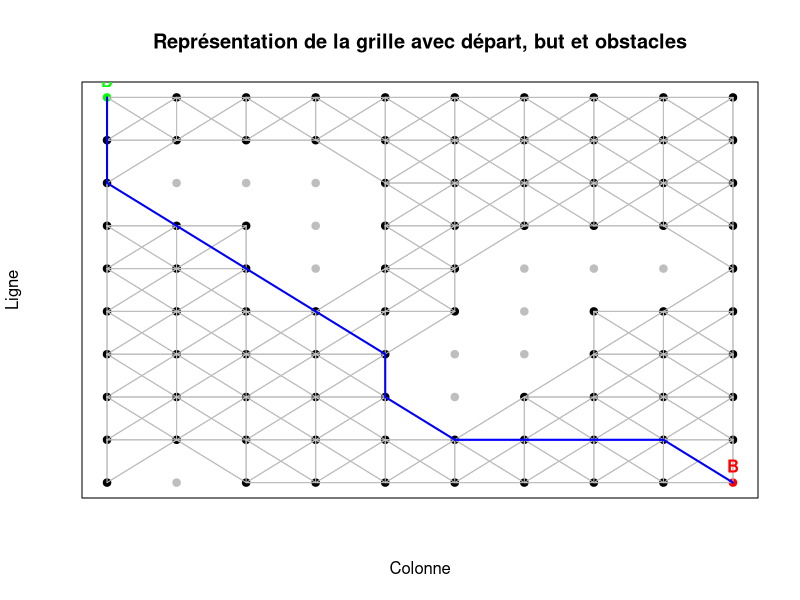

R code for this plot:
# Dimensions de la grille
grid_rows <- 10
grid_cols <- 10
total_nodes <- grid_rows * grid_cols

# Liste des obstacles (noeuds inaccessibles)
obstacles <- c(22, 23, 24, 34, 44, 92, 47, 48, 49, 57, 66, 67, 76)

# Fonction pour calculer la distance euclidienne
euclidean_distance <- function(row1, col1, row2, col2) {
  return(sqrt((row1 - row2)^2 + (col1 - col2)^2))
}

# Fonction pour obtenir les coordonnées
get_coordinates <- function(node, grid_cols) {
  row <- (node - 1) %/% grid_cols
  col <- (node - 1) %% grid_cols
  return(c(row, col))
}

# Construction de la liste d'adjacence pour la grille avec obstacles
adjacency_list <- vector("list", total_nodes)
for (node in 1:total_nodes) {
  if (node %in% obstacles) {
    adjacency_list[[node]] <- NULL  # Pas de voisins pour les noeuds obstacles
    next
  }
  
  node_coords <- get_coordinates(node, grid_cols)
  neighbors <- list()
  
  # Directions pour les voisins, avec indication du type de mouvement
  directions <- list(
    list(dir = c(-1, 0), cost = 1),       # Haut
    list(dir = c(1, 0), cost = 1),        # Bas
    list(dir = c(0, -1), cost = 1),       # Gauche
    list(dir = c(0, 1), cost = 1),        # Droite
    list(dir = c(-1, 1), cost = sqrt(2)), # Haut à droite (diagonal)
    list(dir = c(-1, -1), cost = sqrt(2)),# Haut à gauche (diagonal)
    list(dir = c(1, -1), cost = sqrt(2)), # Bas à gauche (diagonal)
    list(dir = c(1, 1), cost = sqrt(2))   # Bas à droite (diagonal)
  )
  
  # Pour chaque direction, vérification du voisin dans les limites de la grille
  for (move in directions) {
    dir <- move$dir
    move_cost <- move$cost
    neighbor_coords <- node_coords + dir
    if (neighbor_coords[1] >= 0 && neighbor_coords[1] < grid_rows &&
        neighbor_coords[2] >= 0 && neighbor_coords[2] < grid_cols) {
      neighbor_index <- neighbor_coords[1] * grid_cols + neighbor_coords[2] + 1
      # Ignorer les voisins qui sont des obstacles
      if (!(neighbor_index %in% obstacles)) {
        neighbors[[length(neighbors) + 1]] <- list(node = neighbor_index, distance = move_cost)
      }
    }
  }
  adjacency_list[[node]] <- neighbors
}

# Afficher la liste d'adjacence pour vérifier les obstacles
print(adjacency_list[1])

# Algorithme A* pour la grille avec une heuristique euclidienne
a_star <- function(graph, heuristic, start, goal, grid_cols) {
  distances <- rep(Inf, length(graph))
  distances[start] <- 0
  priorities <- rep(Inf, length(graph))
  priorities[start] <- heuristic(start, goal, grid_cols)
  visited <- rep(FALSE, length(graph))
  predecessors <- rep(NA, length(graph))
  
  repeat {
    lowest_priority <- Inf
    lowest_priority_index <- -1
    
    for (i in seq_along(priorities)) {
      if (priorities[i] < lowest_priority && visited[i] == FALSE) {
        lowest_priority <- priorities[i]
        lowest_priority_index <- i
      }
    }
    
    if (lowest_priority_index == -1) {
      return(list(path = NULL, cost = -1))  # Aucun chemin trouvé
    }
    
    if (lowest_priority_index == goal) {
      path <- c()
      current <- goal
      while (!is.na(current)) {
        path <- c(current, path)
        current <- predecessors[current]
      }
      return(list(path = path, cost = distances[goal]))
    }
    
    current_node <- lowest_priority_index
    for (neighbor in graph[[current_node]]) {
      neighbor_node <- neighbor$node
      neighbor_distance <- neighbor$distance
      if (visited[neighbor_node] == FALSE) {
        new_distance <- distances[current_node] + neighbor_distance
        if (new_distance < distances[neighbor_node]) {
          distances[neighbor_node] <- new_distance
          priorities[neighbor_node] <- new_distance + heuristic(neighbor_node, goal, grid_cols)
          predecessors[neighbor_node] <- current_node
        }
      }
    }
    visited[lowest_priority_index] <- TRUE
  }
}

# Heuristique basée sur la distance euclidienne entre les positions de la grille
euclidean_heuristic <- function(start, goal, grid_cols) {
  start_coords <- get_coordinates(start, grid_cols)
  goal_coords <- get_coordinates(goal, grid_cols)
  return(euclidean_distance(start_coords[1], start_coords[2], goal_coords[1], goal_coords[2]))
}

# Fonction de visualisation pour la grille avec les obstacles
plot_grid <- function(grid_rows, grid_cols, adjacency_list, start, goal, path = NULL, obstacles = NULL) {
  plot(1, type = "n", xlim = c(0, grid_cols - 1), ylim = c(0, grid_rows - 1),
       xlab = "Colonne", ylab = "Ligne", main = "Représentation de la grille avec départ, but et obstacles",
       xaxt = "n", yaxt = "n")
  
  for (node in 1:length(adjacency_list)) {
    coords <- c((node - 1) %/% grid_cols, (node - 1) %% grid_cols)
    color <- ifelse(node == start, "green", ifelse(node == goal, "red", ifelse(node %in% obstacles, "grey", "black")))
    points(coords[2], grid_rows - 1 - coords[1], pch = 19, col = color)
    
    if (!is.null(adjacency_list[[node]]) && !(node %in% obstacles)) {
      for (neighbor in adjacency_list[[node]]) {
        neighbor_coords <- c((neighbor$node - 1) %/% grid_cols, (neighbor$node - 1) %% grid_cols)
        segments(coords[2], grid_rows - 1 - coords[1], neighbor_coords[2], grid_rows - 1 - neighbor_coords[1], col = "grey")
      }
    }
  }
  
  text((start - 1) %% grid_cols, grid_rows - 1 - (start - 1) %/% grid_cols, labels = "D", pos = 3, col = "green", font = 2)
  text((goal - 1) %% grid_cols, grid_rows - 1 - (goal - 1) %/% grid_cols, labels = "B", pos = 3, col = "red", font = 2)
  
  if (!is.null(path)) {
    for (i in 1:(length(path) - 1)) {
      from <- path[i]
      to <- path[i + 1]
      from_coords <- c((from - 1) %/% grid_cols, (from - 1) %% grid_cols)
      to_coords <- c((to - 1) %/% grid_cols, (to - 1) %% grid_cols)
      segments(from_coords[2], grid_rows - 1 - from_coords[1], to_coords[2], grid_rows - 1 - to_coords[1], col = "blue", lwd = 2)
    }
  }
}

# Définition des noeuds de départ et but
start_node <- 1
goal_node <- 100

# Exécution
result <- a_star(adjacency_list, euclidean_heuristic, start_node, goal_node, grid_cols)
cat("Chemin :", result$path, "\n")
cat("Coût :", result$cost, "\n")

# Affichage
plot_grid(grid_rows, grid_cols, adjacency_list, start_node, goal_node, result$path, obstacles)

